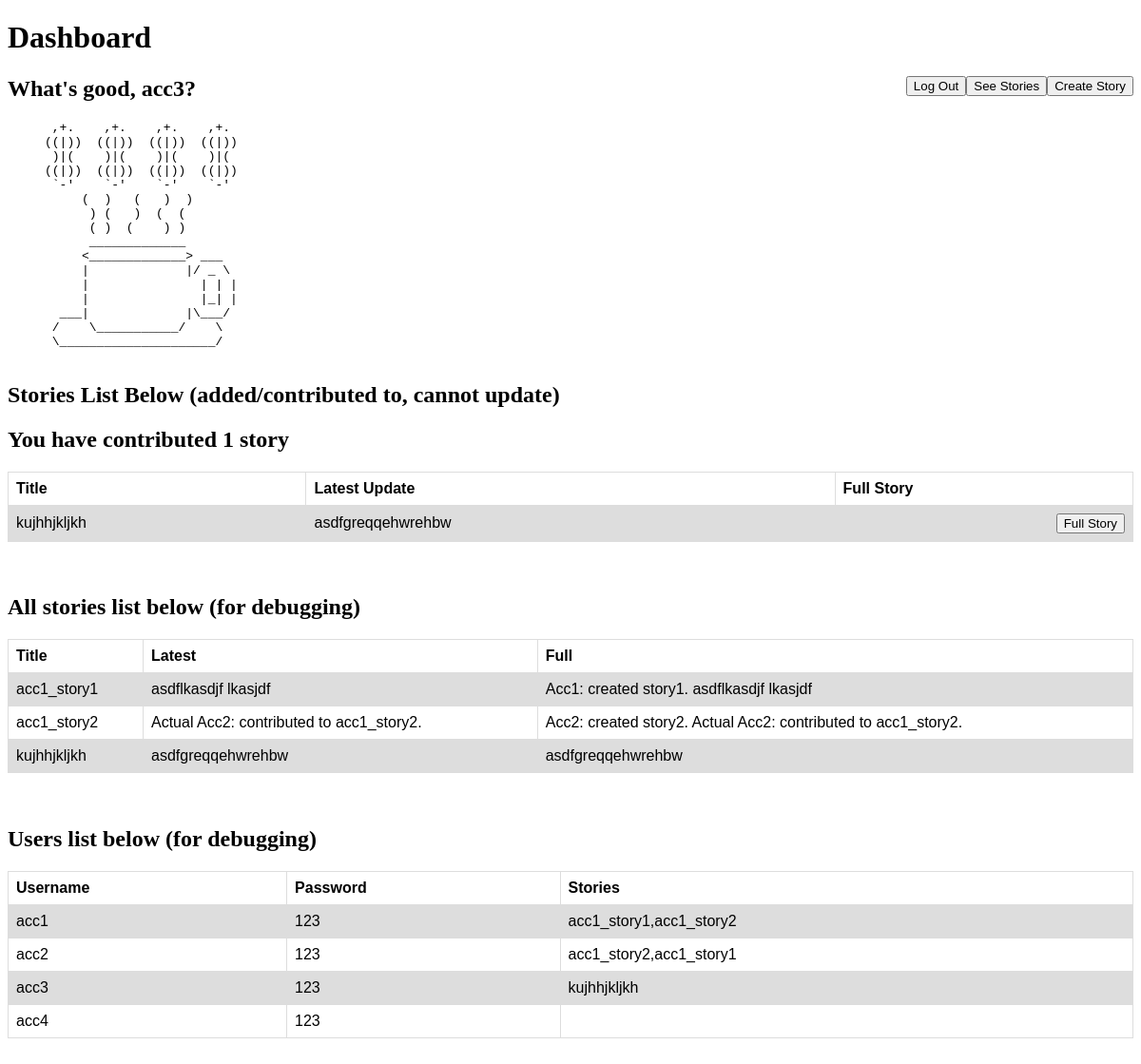
/dashboard (signed in), run on an earlier commit of the app's database.
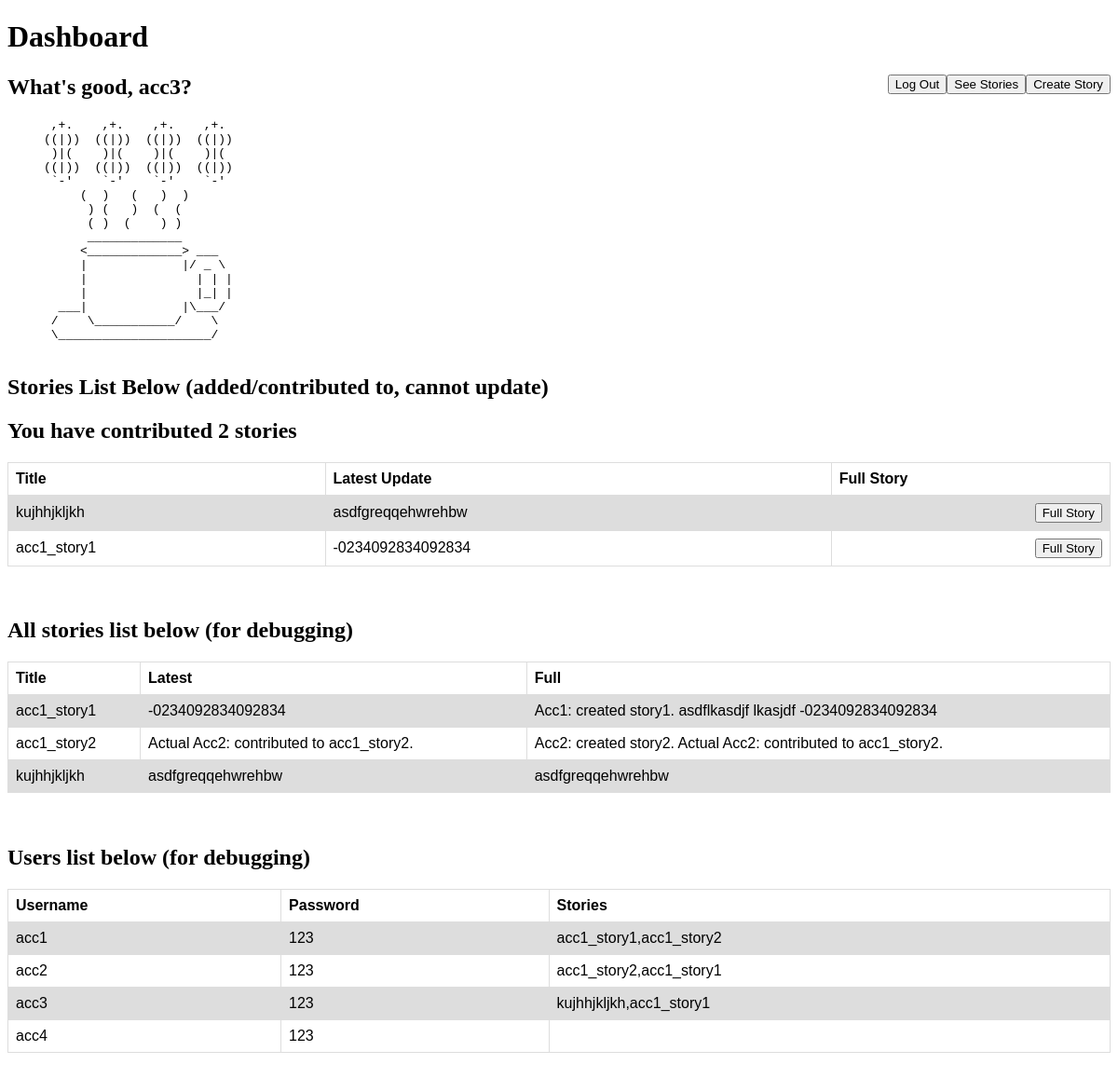
And on a later commit of the database.
### tables this page shows
CREATE TABLE users (username TEXT, password TEXT, stories TEXT);

CREATE TABLE stories (name TEXT, latestUpdate TEXT, fullStory TEXT);

### __init__.py (the view)
@app.route("/dashboard")
def dashboard():
    if not session.get(logged_in_user):
        return render_template('main_page.html')
    c.execute("SELECT stories FROM users WHERE username = (?)", (logged_in_user,))
    userStories = c.fetchall()
    userStoriesList = list(userStories[0][0].split(","))
    num_stories = len(userStoriesList)
    if (num_stories == 1) and (userStoriesList[0] == ''):
        num_stories = 0
    stories_list = []
    for story in userStoriesList:
        c.execute("SELECT * FROM stories where name = (?)", (story,))
        row = c.fetchall()
        stories_list.append(row)
    c.execute("SELECT * FROM users")
    users_list = [line for line in c]
    c.execute("SELECT * FROM stories")
    db_stories_list = [line for line in c]
    return render_template(
        "dashboard.html",
        username=logged_in_user,         # so we can see username when we log in
        num_stories=num_stories,         # num of stories the user has added/contributed to
        stories_list=stories_list,       # shows the tables user has added/contributed to
        db_stories_list=db_stories_list, # shows title,latest,full for debugging
        users_list=users_list,           # shows user,pass,titles for debugging
        )

### templates/dashboard.html (shortened to what this page needs)
<!DOCTYPE html>
<html>
  <head>
    <h1> Dashboard </h1>
  </head>
  <body>
    <form action="/create_story">
      <input type="submit" value="Create Story">
    </form>
    <form action="/see_stories">
      <input type="submit" value="See Stories">
    </form>
    <form action="/logout" method="POST">
      <input type="submit" value="Log Out">
    </form>
    <h2>What's good, {{username}}?</h2>
    <pre>
      ,+.    ,+.    ,+.    ,+.
     ((|))  ((|))  ((|))  ((|))
      )|(    )|(    )|(    )|(
     ((|))  ((|))  ((|))  ((|))
      `-'    `-'    `-'    `-'
          (  )   (   )  )
           ) (   )  (  (
           ( )  (    ) )
           _____________
          <_____________> ___
          |             |/ _ \
          |               | | |
          |               |_| |
       ___|             |\___/
      /    \___________/    \
      \_____________________/
    </pre>
    <h2>Stories List Below (added/contributed to, cannot update)</h2>
    {% if (num_stories == 1) %}
      <h2>You have contributed {{num_stories}} story</h2>
    {% else %}
      <h2>You have contributed {{num_stories}} stories</h2>
    {% endif %}
    <table style="width:100%">
      <tr>
        <th>Title</th>
        <th>Latest Update</th>
        <th>Full Story</th>
      </tr>
      {% if (num_stories != 0) %}
        {% for story_info in stories_list %}
          <tr>
            <td>{{story_info[0][0]}}</td>
            <td>{{story_info[0][1]}}</td>
            <td>
              <form action="/full_story" method="post">
                <input type="submit" value="Full Story">
              </form>
            </td
          </tr>
        {% endfor %}
      {% else %}
        <td></td>
        <td></td>
        <td></td>
      {% endif %}
    </table>
    <br>
    <br>
    <h2>All stories list below (for debugging)</h2>
    <table>
      <tr>
        <th>Title</th>
        <th>Latest</th>
        <th>Full</th>
      </tr>
      {% for story_info in db_stories_list%}
      <tr>
        {% for col in story_info %}
          <td>{{col}}</td>
        {% endfor %}
      </tr>
      {% endfor %}
    </table>
    <br>
    <br>
    <h2>Users list below (for debugging)</h2>
    <table>
      <tr>
        <th>Username</th>
        <th>Password</th>
        <th>Stories</th>
      </tr>
      {% for user_info in users_list %}
      <tr>
        {% for col in user_info %}
          <td>{{col}}</td>
        {% endfor %}
      </tr>
      {% endfor %}
    </table>
    <br>
    <br>
  </body>
</html>

### templates/dashboard.html (style rules this page uses)
table { font-family: arial, sans-serif; border-collapse: collapse; width: 100%; }
td, th { border: 1px solid #dddddd; text-align: left; padding: 8px; }
tr:nth-child(even) { background-color: #dddddd; }
input { float: right; }

What changed in the data, as far as the page shows it:
changed users "acc3": stories "kujhhjkljkh" → "kujhhjkljkh,acc1_story1"
now on one of the page's lists (row edited): stories: name "acc1_story1", latestUpdate "-0234092834092834"
changed stories "acc1_story1": latestUpdate "asdflkasdjf lkasjdf" → "-0234092834092834"; fullStory "Acc1: created story1. asdflkasdjf lkasjdf" → "Acc1: created story1. asdflkasdjf lkasjdf -0234092834092834"
Also different on the page:
{{ num_stories }}: (not shown) → "2"
{{ num_stories }}: "1" → (not shown)
text no longer shown: "story"
text now shown: "stories"
